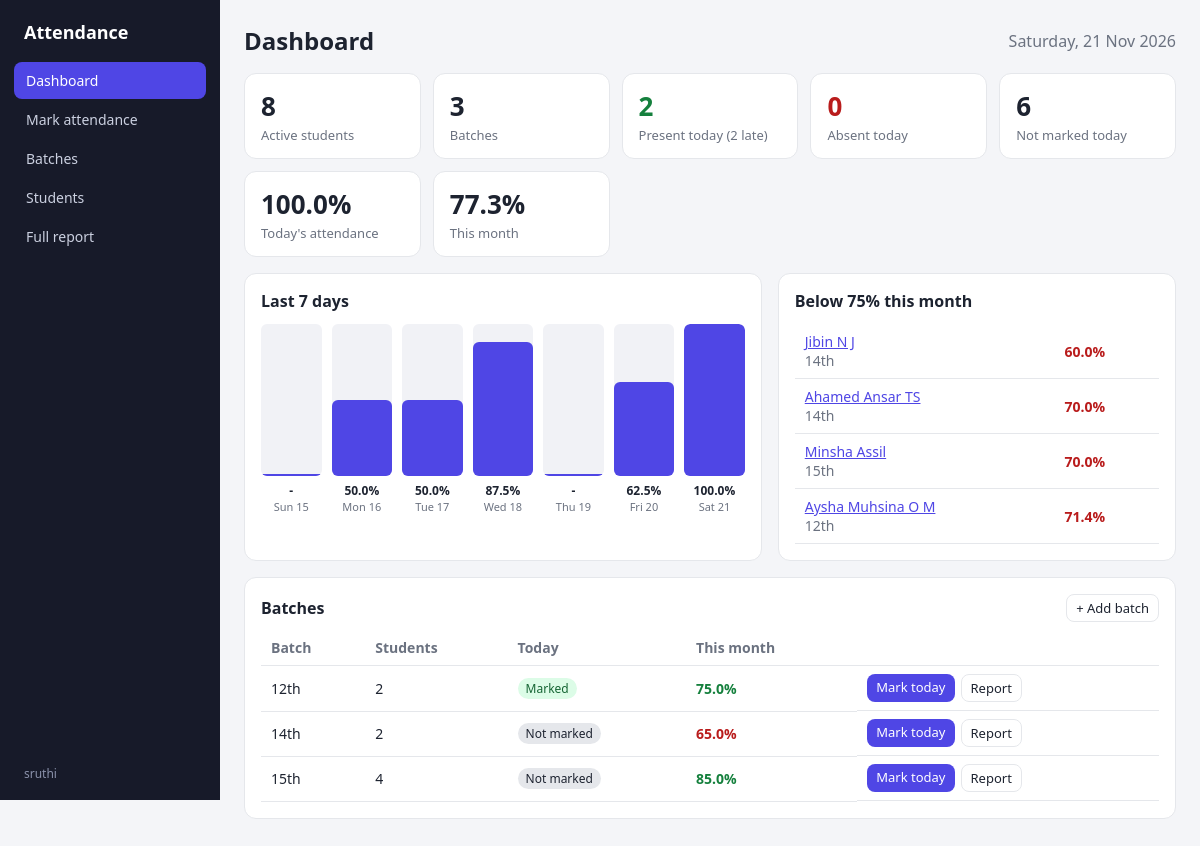
The app's page / (signed in) with its own data.
### attendance/models.py (models this page shows, shortened)
class Student(models.Model):
    batch = models.ForeignKey(Batch, on_delete=models.CASCADE, related_name="students")
    roll_no = models.CharField(max_length=30)
    name = models.CharField(max_length=150)
    email = models.EmailField(blank=True)
    phone = models.CharField(max_length=20, blank=True)
    is_active = models.BooleanField(default=True)
    class Meta:
        ordering = ["batch__name", "roll_no"]
        constraints = [
            models.UniqueConstraint(fields=["batch", "roll_no"], name="unique_roll_per_batch")
        ]

class Batch(models.Model):
    name = models.CharField(max_length=100, unique=True)
    description = models.CharField(max_length=255, blank=True)
    created_at = models.DateTimeField(auto_now_add=True)
    class Meta:
        ordering = ["name"]
        verbose_name_plural = "batches"

### attendance/views.py (the view)
# urls.py: path("", views.dashboard, name="dashboard"),
@login_required
def dashboard(request):
    today = timezone.localdate()
    month_start = today.replace(day=1)
    active = Student.objects.filter(is_active=True)
    total_students = active.count()
    counts = {
        r["status"]: r["n"]
        for r in Attendance.objects.filter(date=today, student__is_active=True)
        .values("status")
        .annotate(n=Count("id"))
    }
    present = counts.get(Attendance.PRESENT, 0)
    late = counts.get(Attendance.LATE, 0)
    absent = counts.get(Attendance.ABSENT, 0)
    excused = counts.get(Attendance.EXCUSED, 0)
    marked = present + late + absent + excused
    days = [today - timedelta(days=i) for i in range(6, -1, -1)]
    per_day = {}
    for r in (
        Attendance.objects.filter(date__range=(days[0], today), student__is_active=True)
        .values("date", "status")
        .annotate(n=Count("id"))
    ):
        per_day.setdefault(r["date"], {})[r["status"]] = r["n"]
    trend = []
    for d in days:
        c = per_day.get(d, {})
        pct = percentage(c.get("P", 0), c.get("L", 0), c.get("A", 0))
        trend.append({"date": d, "pct": pct, "bar": int(round(pct)) if pct is not None else 0})
    rows = _student_rows(active.select_related("batch"), month_start, today)
    month_by_batch = _group_by_batch(rows)
    low = sorted(
        (s for s in rows if s.pct is not None and s.pct < LOW_THRESHOLD), key=lambda s: s.pct
    )[:8]
    batches = list(
        Batch.objects.annotate(
            student_count=Count("students", filter=Q(students__is_active=True), distinct=True),
            marked_today=Count("students__records", filter=Q(students__records__date=today), distinct=True),
        )
    )
    for b in batches:
        b.month_pct = month_by_batch.get(b.pk, {}).get("pct")
    return render(
        request,
        "attendance/dashboard.html",
        {
            "today": today,
            "total_students": total_students,
            "total_batches": len(batches),
            "present": present,
            "late": late,
            "absent": absent,
            "excused": excused,
            "not_marked": max(total_students - marked, 0),
            "today_pct": percentage(present, late, absent),
            "trend": trend,
            "low": low,
            "batches": batches,
            "month_pct": _totals(rows)["pct"],
            "threshold": LOW_THRESHOLD,
        },
    )

### attendance/models.py (called while the page is built)
def percentage(present, late, absent):
    total = present + late + absent
    if not total:
        return None
    return round((present + late) * 100 / total, 1)

### attendance/views.py (called while the page is built)
def _student_rows(students, start, end):
    in_range = Q(records__date__range=(start, end))
    qs = students.annotate(
        present=Count("records", filter=in_range & Q(records__status=Attendance.PRESENT)),
        late=Count("records", filter=in_range & Q(records__status=Attendance.LATE)),
        absent=Count("records", filter=in_range & Q(records__status=Attendance.ABSENT)),
        excused=Count("records", filter=in_range & Q(records__status=Attendance.EXCUSED)),
    ).order_by("batch__name", "roll_no")
    rows = []
    for s in qs:
        s.pct = percentage(s.present, s.late, s.absent)
        rows.append(s)
    return rows

def _totals(rows):
    tot = {k: sum(getattr(s, k) for s in rows) for k in ("present", "late", "absent", "excused")}
    tot["pct"] = percentage(tot["present"], tot["late"], tot["absent"])
    return tot

def _group_by_batch(rows):
    groups = {}
    for s in rows:
        g = groups.setdefault(
            s.batch_id,
            {"batch": s.batch, "students": 0, "present": 0, "late": 0, "absent": 0, "excused": 0},
        )
        g["students"] += 1
        for k in ("present", "late", "absent", "excused"):
            g[k] += getattr(s, k)
    for g in groups.values():
        g["pct"] = percentage(g["present"], g["late"], g["absent"])
    return groups

### attendance/templates/attendance/dashboard.html (shortened to what this page needs)
{% extends "attendance/base.html" %}
{% load static %}
{% block content %}
<div class="page-head">
  <h2>Dashboard</h2>
  <span class="muted">{{ today|date:"l, d M Y" }}</span>
</div>
<div class="stats">
  <div class="stat"><div class="n">{{ total_students }}</div><div class="l">Active students</div></div>
  <div class="stat"><div class="n">{{ total_batches }}</div><div class="l">Batches</div></div>
  <div class="stat"><div class="n good">{{ present|add:late }}</div><div class="l">Present today ({{ late }} late)</div></div>
  <div class="stat"><div class="n low">{{ absent }}</div><div class="l">Absent today</div></div>
  <div class="stat"><div class="n">{{ not_marked }}</div><div class="l">Not marked today</div></div>
  <div class="stat">
    <div class="n">{% if today_pct is None %}-{% else %}{{ today_pct }}%{% endif %}</div>
    <div class="l">Today's attendance</div>
  </div>
  <div class="stat">
    <div class="n">{% if month_pct is None %}-{% else %}{{ month_pct }}%{% endif %}</div>
    <div class="l">This month</div>
  </div>
</div>
<div class="grid2">
  <div class="card">
    <h3>Last 7 days</h3>
    <div class="bars">
      {% for d in trend %}
      <div class="bar-col">
        <div class="bar-wrap"><div class="bar" style="height: {{ d.bar }}%"></div></div>
        <div class="bar-val">{% if d.pct is None %}-{% else %}{{ d.pct }}%{% endif %}</div>
        <div class="bar-lbl">{{ d.date|date:"D d" }}</div>
      </div>
      {% endfor %}
    </div>
  </div>
  <div class="card">
    <h3>Below {{ threshold }}% this month</h3>
    <table>
      {% for s in low %}
      <tr>
        <td><a href="{% url 'attendance:student' s.pk %}">{{ s.name }}</a><div class="muted">{{ s.batch.name }}</div></td>
        <td class="low">{{ s.pct }}%</td>
      </tr>
      {% empty %}
      <tr><td class="muted">Nobody is below the threshold.</td></tr>
      {% endfor %}
    </table>
  </div>
</div>
<div class="card">
  <div class="page-head" style="margin-bottom:8px">
    <h3 style="margin:0">Batches</h3>
    <a class="btn secondary small" href="{% url 'attendance:batch_create' %}">+ Add batch</a>
  </div>
  <table>
    <thead><tr><th>Batch</th><th>Students</th><th>Today</th><th>This month</th><th></th></tr></thead>
    <tbody>
    {% for b in batches %}
      <tr>
        <td>{{ b.name }}</td>
        <td>{{ b.student_count }}</td>
        <td>{% if b.marked_today %}<span class="badge ok">Marked</span>{% else %}<span class="badge">Not marked</span>{% endif %}</td>
        <td>
          {% if b.month_pct is None %}<span class="muted">-</span>
          {% elif b.month_pct < threshold %}<span class="low">{{ b.month_pct }}%</span>
          {% else %}<span class="good">{{ b.month_pct }}%</span>{% endif %}
        </td>
        <td class="actions">
          <a class="btn small" href="{% url 'attendance:mark' b.pk %}">Mark today</a>
          <a class="btn secondary small" href="{% url 'attendance:report' b.pk %}">Report</a>
        </td>
      </tr>
    {% empty %}
      <tr><td colspan="5" class="muted">No batches yet. <a href="{% url 'attendance:batch_create' %}">Add your first batch</a>.</td></tr>
    {% endfor %}
    </tbody>
  </table>
</div>
{% endblock %}

### attendance/templates/attendance/base.html (shortened to what this page needs)
{% load static %}<!doctype html>
<html lang="en">
<head>
  <link rel="stylesheet" href="{% static 'css/style.css' %}">
</head>
<body>
  {% with url=request.resolver_match.url_name %}
  <div class="layout">
    <aside class="sidebar">
      <div class="brand">Attendance</div>
      <nav>
        <a href="{% url 'attendance:dashboard' %}" class="{% if url == 'dashboard' %}active{% endif %}">Dashboard</a>
        <a href="{% url 'attendance:mark_select' %}" class="{% if url == 'mark_select' or url == 'mark' %}active{% endif %}">Mark attendance</a>
        <a href="{% url 'attendance:batch_list' %}" class="{% if url == 'batch_list' or url == 'batch_create' or url == 'batch_update' or url == 'batch_delete' or url == 'report' %}active{% endif %}">Batches</a>
        <a href="{% url 'attendance:student_list' %}" class="">Students</a>
        <a href="{% url 'attendance:full_report' %}" class="{% if url == 'full_report' %}active{% endif %}">Full report</a>
      </nav>
      <div class="who">{{ request.user.get_username }}</div>
    </aside>
    <div class="content">
      <div class="content-inner">
        {% block content %}{% endblock %}
      </div>
    </div>
  </div>
  {% endwith %}
</body>
</html>

### static/css/style.css (style rules this page uses)
:root { --bg: #f4f5f8; --card: #fff; --text: #1d2330; --muted: #6b7280; --line: #e5e7eb; --accent: #4f46e5; --ok: #15803d; --bad: #b91c1c; --warn: #b45309; --side: #171a29; }
* { box-sizing: border-box; }
body { margin: 0; font-family: system-ui, -apple-system, "Segoe UI", sans-serif; background: var(--bg); color: var(--text); }
a { color: var(--accent); }
h2 { margin: 0 0 16px; }
h3 { margin: 0 0 12px; font-size: 16px; }
.layout { display: grid; grid-template-columns: 220px 1fr; min-height: 100vh; }
.sidebar { background: var(--side); color: #cbd0e0; padding: 20px 14px; position: sticky; top: 0; height: 100vh; }
.brand { color: #fff; font-weight: 700; font-size: 18px; padding: 0 10px 18px; }
.sidebar nav a { display: block; color: #cbd0e0; text-decoration: none; padding: 9px 12px; border-radius: 8px; margin-bottom: 2px; font-size: 14px; }
.sidebar nav a.active { background: var(--accent); color: #fff; }
.sidebar .who { position: absolute; bottom: 18px; left: 24px; font-size: 12px; color: #8b92ab; }
.content { padding: 24px; min-width: 0; }
.content-inner { max-width: 1100px; margin: 0 auto; }
.page-head { display: flex; justify-content: space-between; align-items: center; flex-wrap: wrap; gap: 10px; margin-bottom: 16px; }
.page-head h2 { margin: 0; }
.card { background: var(--card); border: 1px solid var(--line); border-radius: 12px; padding: 16px; margin-bottom: 16px; overflow-x: auto; }
table { width: 100%; border-collapse: collapse; }
th, td { text-align: left; padding: 8px 10px; border-bottom: 1px solid var(--line); font-size: 14px; white-space: nowrap; }
th { color: var(--muted); font-weight: 600; }
.btn { display: inline-block; background: var(--accent); color: #fff; border: 0; padding: 8px 14px; border-radius: 8px; font-size: 14px; cursor: pointer; text-decoration: none; font-family: inherit; }
.btn.secondary { background: #fff; color: var(--text); border: 1px solid var(--line); }
.btn.small { padding: 4px 9px; font-size: 13px; }
.low { color: var(--bad); font-weight: 600; }
.good { color: var(--ok); font-weight: 600; }
.muted { color: var(--muted); }
.actions { display: flex; gap: 6px; flex-wrap: wrap; }
.stats { display: grid; grid-template-columns: repeat(auto-fit, minmax(150px, 1fr)); gap: 12px; margin-bottom: 16px; }
.stat { background: var(--card); border: 1px solid var(--line); border-radius: 12px; padding: 14px 16px; }
.stat .n { font-size: 26px; font-weight: 700; }
.stat .l { font-size: 13px; color: var(--muted); margin-top: 2px; }
.grid2 { display: grid; grid-template-columns: 1.3fr 1fr; gap: 16px; }
.grid2 .card { margin-bottom: 0; }
.grid2 { margin-bottom: 16px; }
.bars { display: flex; gap: 10px; align-items: flex-end; height: 190px; }
.bar-col { flex: 1; display: flex; flex-direction: column; align-items: center; height: 100%; }
.bar-wrap { flex: 1; width: 100%; display: flex; align-items: flex-end; background: #f1f2f6; border-radius: 6px; overflow: hidden; }
.bar { width: 100%; background: var(--accent); border-radius: 6px 6px 0 0; min-height: 2px; }
.bar-val { font-size: 12px; margin-top: 6px; font-weight: 600; }
.bar-lbl { font-size: 11px; color: var(--muted); }
.badge { display: inline-block; padding: 2px 8px; border-radius: 999px; font-size: 12px; background: #e5e7eb; }
.badge.ok { background: #dcfce7; color: #166534; }

### records on screen
Student: name "Jibin N J", batch.name "14th", pct "60.0"
Student: name "Ahamed Ansar TS", batch.name "14th", pct "70.0"
Student: name "Minsha Assil", batch.name "15th", pct "70.0"
Student: name "Aysha Muhsina O M", batch.name "12th", pct "71.4"
Batch: name "12th", student_count "2", shows "Marked", month_pct "75.0"
Batch: name "14th", student_count "2", shows "Not marked", month_pct "65.0"
Batch: name "15th", student_count "4", shows "Not marked", month_pct "85.0"

### other values on screen
{{ request.user.get_username }} "sruthi"
{{ today|date:"l, d M Y" }} "Saturday, 21 Nov 2026"
{{ total_students }} "8"
{{ total_batches }} "3"
{{ present|add:late }} "2"
{{ late }} "2"
{{ absent }} "0"
{{ not_marked }} "6"
{{ today_pct }} "100.0"
{{ month_pct }} "77.3"
{{ d.date|date:"D d" }} "Sun 15" "Mon 16" "Tue 17" "Wed 18" "Thu 19" "Fri 20" "Sat 21"
{{ d.pct }} "50.0" "50.0" "87.5" "62.5" "100.0"
{{ threshold }} "75"
